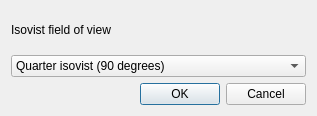
<?xml version="1.0" encoding="UTF-8"?>
<ui version="4.0">
 <class>CIsovistPathDlg</class>
 <widget class="QDialog" name="CIsovistPathDlg">
  <property name="geometry">
   <rect>
    <x>0</x>
    <y>0</y>
    <width>317</width>
    <height>116</height>
   </rect>
  </property>
  <property name="windowTitle">
   <string>Isovist Options</string>
  </property>
  <layout class="QVBoxLayout" name="verticalLayout_2">
   <item>
    <layout class="QVBoxLayout" name="verticalLayout">
     <item>
      <widget class="QLabel" name="label">
       <property name="text">
        <string>Isovist field of view</string>
       </property>
      </widget>
     </item>
     <item>
      <widget class="QComboBox" name="c_fov_selection">
       <item>
        <property name="text">
         <string>Quarter isovist (90 degrees)</string>
        </property>
       </item>
       <item>
        <property name="text">
         <string>Third isovist (120 degrees)</string>
        </property>
       </item>
       <item>
        <property name="text">
         <string>Half isovist (180 degrees)</string>
        </property>
       </item>
       <item>
        <property name="text">
         <string>Full isovist (360 degrees)</string>
        </property>
       </item>
      </widget>
     </item>
    </layout>
   </item>
   <item>
    <layout class="QHBoxLayout" name="horizontalLayout">
     <item>
      <spacer name="horizontalSpacer">
       <property name="orientation">
        <enum>Qt::Horizontal</enum>
       </property>
       <property name="sizeHint" stdset="0">
        <size>
         <width>40</width>
         <height>20</height>
        </size>
       </property>
      </spacer>
     </item>
     <item>
      <widget class="QPushButton" name="c_ok">
       <property name="text">
        <string>OK</string>
       </property>
      </widget>
     </item>
     <item>
      <widget class="QPushButton" name="c_cancel">
       <property name="text">
        <string>Cancel</string>
       </property>
      </widget>
     </item>
    </layout>
   </item>
  </layout>
 </widget>
 <resources/>
 <connections>
  <connection>
   <sender>c_ok</sender>
   <signal>clicked()</signal>
   <receiver>CIsovistPathDlg</receiver>
   <slot>OnOK()</slot>
   <hints>
    <hint type="sourcelabel">
     <x>149</x>
     <y>113</y>
    </hint>
    <hint type="destinationlabel">
     <x>44</x>
     <y>103</y>
    </hint>
   </hints>
  </connection>
  <connection>
   <sender>c_cancel</sender>
   <signal>clicked()</signal>
   <receiver>CIsovistPathDlg</receiver>
   <slot>OnCancel()</slot>
   <hints>
    <hint type="sourcelabel">
     <x>217</x>
     <y>117</y>
    </hint>
    <hint type="destinationlabel">
     <x>291</x>
     <y>101</y>
    </hint>
   </hints>
  </connection>
 </connections>
 <slots>
  <slot>OnOK()</slot>
  <slot>OnCancel()</slot>
 </slots>
</ui>
